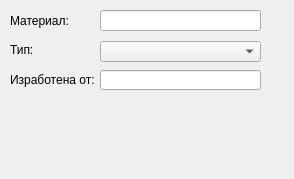
<?xml version="1.0" encoding="UTF-8"?>
<ui version="4.0">
 <class>CrownWidget</class>
 <widget class="QWidget" name="CrownWidget">
  <property name="geometry">
   <rect>
    <x>0</x>
    <y>0</y>
    <width>294</width>
    <height>179</height>
   </rect>
  </property>
  <property name="windowTitle">
   <string>CrownWidget</string>
  </property>
  <widget class="QComboBox" name="comboBox">
   <property name="geometry">
    <rect>
     <x>100</x>
     <y>41</y>
     <width>161</width>
     <height>21</height>
    </rect>
   </property>
   <item>
    <property name="text">
     <string/>
    </property>
   </item>
   <item>
    <property name="text">
     <string>Безпрагово изпиляване</string>
    </property>
   </item>
   <item>
    <property name="text">
     <string>Прагово изпиляване</string>
    </property>
   </item>
   <item>
    <property name="text">
     <string>Завинтване в/у имплант</string>
    </property>
   </item>
   <item>
    <property name="text">
     <string>Циментиране в/у имплант</string>
    </property>
   </item>
  </widget>
  <widget class="QLabel" name="materialLabel">
   <property name="geometry">
    <rect>
     <x>10</x>
     <y>10</y>
     <width>81</width>
     <height>21</height>
    </rect>
   </property>
   <property name="text">
    <string>Материал:</string>
   </property>
  </widget>
  <widget class="QLabel" name="label">
   <property name="geometry">
    <rect>
     <x>10</x>
     <y>39</y>
     <width>81</width>
     <height>21</height>
    </rect>
   </property>
   <property name="text">
    <string>Тип:</string>
   </property>
  </widget>
  <widget class="LineEdit" name="materialEdit">
   <property name="geometry">
    <rect>
     <x>100</x>
     <y>10</y>
     <width>161</width>
     <height>21</height>
    </rect>
   </property>
  </widget>
  <widget class="QLineEdit" name="uinEdit">
   <property name="geometry">
    <rect>
     <x>100</x>
     <y>70</y>
     <width>161</width>
     <height>20</height>
    </rect>
   </property>
   <property name="maxLength">
    <number>9</number>
   </property>
  </widget>
  <widget class="QLabel" name="label_2">
   <property name="geometry">
    <rect>
     <x>10</x>
     <y>70</y>
     <width>91</width>
     <height>20</height>
    </rect>
   </property>
   <property name="text">
    <string>Изработена от: </string>
   </property>
  </widget>
  <widget class="VitaWidget" name="widget" native="true">
   <property name="geometry">
    <rect>
     <x>10</x>
     <y>96</y>
     <width>251</width>
     <height>80</height>
    </rect>
   </property>
  </widget>
 </widget>
 <layoutdefault spacing="6" margin="11"/>
 <customwidgets>
  <customwidget>
   <class>LineEdit</class>
   <extends>QLineEdit</extends>
   <header location="global">View/uiComponents/qt_derived/LineEdit.h</header>
  </customwidget>
  <customwidget>
   <class>VitaWidget</class>
   <extends>QWidget</extends>
   <header>View/uiComponents/qt_derived/VitaWidget.h</header>
   <container>1</container>
  </customwidget>
 </customwidgets>
 <resources/>
 <connections/>
</ui>
